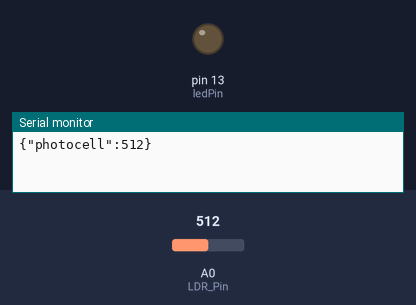
Recording of a sketch running on a simulated Arduino Uno, built with avr-gcc and run on an emulated ATmega328P. On the bench: output pins drawn as LEDs (lit = HIGH), the last lines printed to the serial monitor. Inputs (shaded band) come from the test bench; at power-on: A0 (LDR_Pin) = 512.

Above: at 0.1 s.
At 2.6 s:
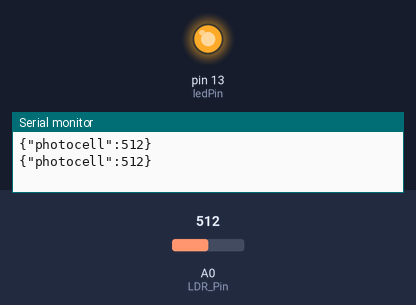
Timing chart, 0 to 4.1 s (numbered marks = the images above):
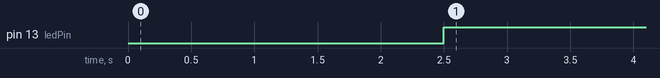

The sketch:

ardu.ino
```cpp
int LDR_Pin = A0; //analog pin 0
int ledPin = 13;

void setup(){
  Serial.begin(9600);
  pinMode(ledPin, OUTPUT);
}

void loop(){
  int LDRReading = analogRead(LDR_Pin);

  Serial.print("{\"photocell\":");
  Serial.print(LDRReading);
  Serial.println("}");

  delay(2500); //just here to slow down the output for easier reading

  if (LDRReading < 600){
    digitalWrite(ledPin, HIGH);   // allume la LED
  }
  else{
    digitalWrite(ledPin, LOW);    // Ã©teint la LED
  }

}
```

Measured:
- by itself, pin 13 (ledPin): LOW → HIGH at 2.5 s
